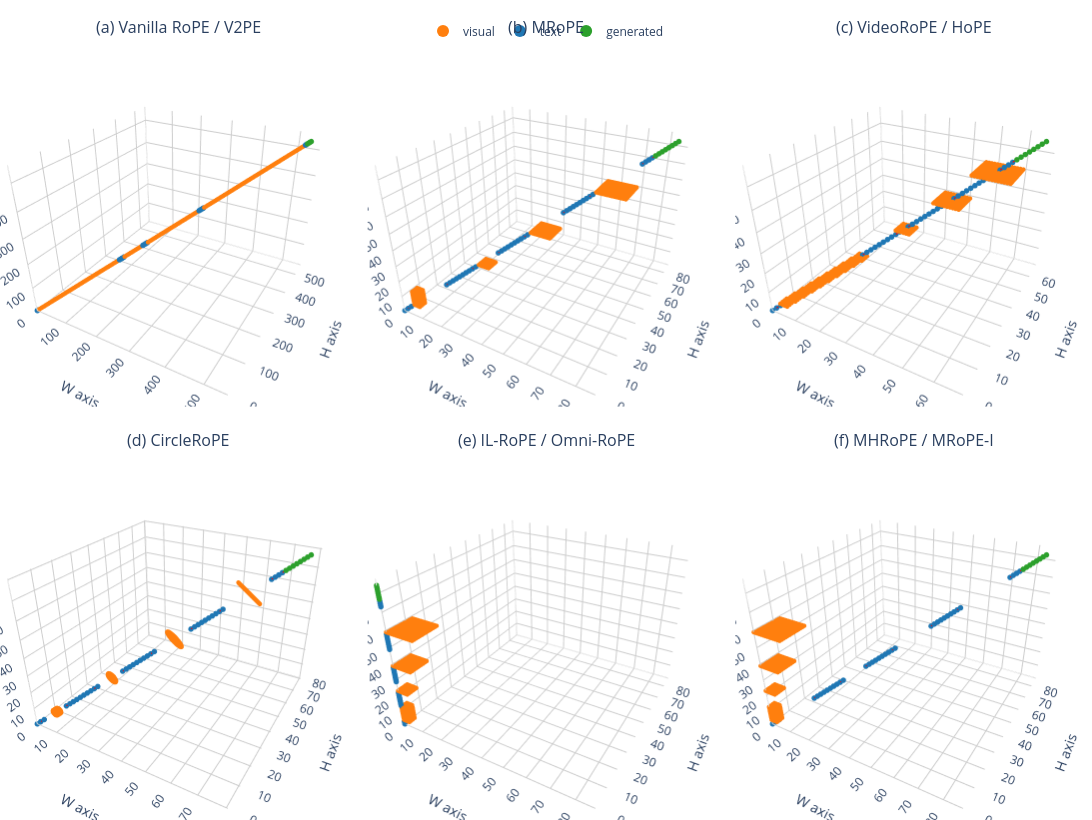

Notebook code cell kept with this figure:
### Markdown cell above
## 4. Interactive Figure 1

The matplotlib panels above are static images. This cell rebuilds them with Plotly: drag inside a panel to rotate
it, scroll to zoom, hover over a token to read its block, role and $(t, h, w)$, and click a legend entry to hide
that role in all six panels at once. Each camera starts at matplotlib's default view (elevation 30°, azimuth
−60°); Plotly cannot link the cameras of several 3D scenes, so the panels rotate independently.

The figure is also written to `figure1_position_design_interactive.html`, a standalone page that loads
plotly.js from its CDN.

### Code cell
import plotly.graph_objects as go
from plotly.subplots import make_subplots

PLOTLY_COLORS = {"text": "#1f77b4", "visual": "#ff7f0e", "generated": "#2ca02c"}
MARKER_SIZE = {"text": 3.2, "visual": 2.6, "generated": 3.2}
block_names = np.array([SEQUENCE[b][0] for b in blocks])
# matplotlib's default view (elev=30°, azim=-60°) as a Plotly camera position
CAMERA = dict(eye=dict(x=0.9, y=-1.6, z=1.05))


def panel_traces(pos, show_legend):
    t, h, w = pos
    hover = [f"{block_names[i]} · {roles[i]}<br>t={t[i]:g}, h={h[i]:g}, w={w[i]:g}" for i in range(len(roles))]
    lx, ly, lz = [], [], []
    for b in range(blocks.max()):        # red links between consecutive blocks (None breaks the line)
        i, j = np.where(blocks == b)[0][-1], np.where(blocks == b + 1)[0][0]
        lx += [w[i], w[j], None]; ly += [h[i], h[j], None]; lz += [t[i], t[j], None]
    traces = [go.Scatter3d(x=lx, y=ly, z=lz, mode="lines", line=dict(color="red", width=2),
                           hoverinfo="skip", showlegend=False)]
    for role in ("visual", "text", "generated"):
        m = roles == role
        traces.append(go.Scatter3d(
            x=w[m], y=h[m], z=t[m], mode="markers", name=role, legendgroup=role, showlegend=show_legend,
            marker=dict(size=MARKER_SIZE[role], color=PLOTLY_COLORS[role]),
            hovertext=[s for s, keep in zip(hover, m) if keep], hoverinfo="text"))
    return traces


fig_i = make_subplots(rows=2, cols=3, specs=[[{"type": "scene"}] * 3] * 2,
                      subplot_titles=[caption for caption, _ in PANELS],
                      horizontal_spacing=0.01, vertical_spacing=0.06)
for k, (caption, pos) in enumerate(PANELS):
    row, col = divmod(k, 3)
    for trace in panel_traces(pos, show_legend=(k == 0)):
        fig_i.add_trace(trace, row=row + 1, col=col + 1)
    lo, hi = min(pos.min(), 0.0), pos.max() * 1.04
    axis = lambda title: dict(title=title, range=[lo, hi], showbackground=False, gridcolor="#cccccc")
    fig_i.update_scenes(dict(xaxis=axis("W axis"), yaxis=axis("H axis"), zaxis=axis("T axis"),
                             aspectmode="manual", aspectratio=dict(x=1, y=1, z=0.75), camera=CAMERA),
                        row=row + 1, col=col + 1)
fig_i.update_layout(height=820, width=1350, margin=dict(l=0, r=0, t=40, b=0),
                    legend=dict(orientation="h", x=0.5, xanchor="center", y=1.03, itemsizing="constant"))

OUT_HTML = REPO_ROOT / "notebooks" / "figure1_position_design_interactive.html"
fig_i.write_html(OUT_HTML, include_plotlyjs="cdn")
print("saved", OUT_HTML)
fig_i.show()

### Figure 1 — Plotly figure (JSON) as saved in the notebook; plotly's stock layout.template omitted (floating-point values rounded to 4 significant figures; data arrays with more than 128 entries replaced by an {"elided": "..."} marker saying what was removed)
{"data": [{"hoverinfo": "skip", "line": {"color": "red", "width": 2}, "mode": "lines", "scene": "scene", "showlegend": false, "type": "scatter3d", "x": [1.0, 2.0, null, 163.0, 164.0, null, 171.0, 172.0, null, 209.0, 210.0, null, 217.0, 218.0, null, 319.0, 320.0, null, 327.0, 328.0, null, 525.0, 526.0, null, 528.0, 529.0, null], "y": [1.0, 2.0, null, 163.0, 164.0, null, 171.0, 172.0, null, 209.0, 210.0, null, 217.0, 218.0, null, 319.0, 320.0, null, 327.0, 328.0, null, 525.0, 526.0, null, 528.0, 529.0, null], "z": [1.0, 2.0, null, 163.0, 164.0, null, 171.0, 172.0, null, 209.0, 210.0, null, 217.0, 218.0, null, 319.0, 320.0, null, 327.0, 328.0, null, 525.0, 526.0, null, 528.0, 529.0, null]}, {"hoverinfo": "text", "hovertext": {"elided": "492 str values"}, "legendgroup": "visual", "marker": {"color": "#ff7f0e", "size": 2.6}, "mode": "markers", "name": "visual", "scene": "scene", "showlegend": true, "type": "scatter3d", "x": {"elided": "492 float values"}, "y": {"elided": "492 float values"}, "z": {"elided": "492 float values"}}, {"hoverinfo": "text", "hovertext": ["system prompt · text<br>t=0, h=0, w=0", "system prompt · text<br>t=1, h=1, w=1", "video 1 · text<br>t=2, h=2, w=2", "video 1 · text<br>t=163, h=163, w=163", "text 1 · text<br>t=164, h=164, w=164", "text 1 · text<br>t=165, h=165, w=165", "text 1 · text<br>t=166, h=166, w=166", "text 1 · text<br>t=167, h=167, w=167", "text 1 · text<br>t=168, h=168, w=168", "text 1 · text<br>t=169, h=169, w=169", "text 1 · text<br>t=170, h=170, w=170", "text 1 · text<br>t=171, h=171, w=171", "image 1 · text<br>t=172, h=172, w=172", "image 1 · text<br>t=209, h=209, w=209", "text 2 · text<br>t=210, h=210, w=210", "text 2 · text<br>t=211, h=211, w=211", "text 2 · text<br>t=212, h=212, w=212", "text 2 · text<br>t=213, h=213, w=213", "text 2 · text<br>t=214, h=214, w=214", "text 2 · text<br>t=215, h=215, w=215", "text 2 · text<br>t=216, h=216, w=216", "text 2 · text<br>t=217, h=217, w=217", "image 2 · text<br>t=218, h=218, w=218", "image 2 · text<br>t=319, h=319, w=319", "text 3 · text<br>t=320, h=320, w=320", "text 3 · text<br>t=321, h=321, w=321", "text 3 · text<br>t=322, h=322, w=322", "text 3 · text<br>t=323, h=323, w=323", "text 3 · text<br>t=324, h=324, w=324", "text 3 · text<br>t=325, h=325, w=325", "text 3 · text<br>t=326, h=326, w=326", "text 3 · text<br>t=327, h=327, w=327", "image 3 · text<br>t=328, h=328, w=328", "image 3 · text<br>t=525, h=525, w=525", "text 4 · text<br>t=526, h=526, w=526", "text 4 · text<br>t=527, h=527, w=527", "text 4 · text<br>t=528, h=528, w=528"], "legendgroup": "text", "marker": {"color": "#1f77b4", "size": 3.2}, "mode": "markers", "name": "text", "scene": "scene", "showlegend": true, "type": "scatter3d", "x": [0.0, 1.0, 2.0, 163.0, 164.0, 165.0, 166.0, 167.0, 168.0, 169.0, 170.0, 171.0, 172.0, 209.0, 210.0, 211.0, 212.0, 213.0, 214.0, 215.0, 216.0, 217.0, 218.0, 319.0, 320.0, 321.0, 322.0, 323.0, 324.0, 325.0, 326.0, 327.0, 328.0, 525.0, 526.0, 527.0, 528.0], "y": [0.0, 1.0, 2.0, 163.0, 164.0, 165.0, 166.0, 167.0, 168.0, 169.0, 170.0, 171.0, 172.0, 209.0, 210.0, 211.0, 212.0, 213.0, 214.0, 215.0, 216.0, 217.0, 218.0, 319.0, 320.0, 321.0, 322.0, 323.0, 324.0, 325.0, 326.0, 327.0, 328.0, 525.0, 526.0, 527.0, 528.0], "z": [0.0, 1.0, 2.0, 163.0, 164.0, 165.0, 166.0, 167.0, 168.0, 169.0, 170.0, 171.0, 172.0, 209.0, 210.0, 211.0, 212.0, 213.0, 214.0, 215.0, 216.0, 217.0, 218.0, 319.0, 320.0, 321.0, 322.0, 323.0, 324.0, 325.0, 326.0, 327.0, 328.0, 525.0, 526.0, 527.0, 528.0]}, {"hoverinfo": "text", "hovertext": ["generated text · generated<br>t=529, h=529, w=529", "generated text · generated<br>t=530, h=530, w=530", "generated text · generated<br>t=531, h=531, w=531", "generated text · generated<br>t=532, h=532, w=532", "generated text · generated<br>t=533, h=533, w=533", "generated text · generated<br>t=534, h=534, w=534", "generated text · generated<br>t=535, h=535, w=535", "generated text · generated<br>t=536, h=536, w=536"], "legendgroup": "generated", "marker": {"color": "#2ca02c", "size": 3.2}, "mode": "markers", "name": "generated", "scene": "scene", "showlegend": true, "type": "scatter3d", "x": [529.0, 530.0, 531.0, 532.0, 533.0, 534.0, 535.0, 536.0], "y": [529.0, 530.0, 531.0, 532.0, 533.0, 534.0, 535.0, 536.0], "z": [529.0, 530.0, 531.0, 532.0, 533.0, 534.0, 535.0, 536.0]}, {"hoverinfo": "skip", "line": {"color": "red", "width": 2}, "mode": "lines", "scene": "scene2", "showlegend": false, "type": "scatter3d", "x": [1.0, 2.0, null, 13.0, 14.0, null, 21.0, 22.0, null, 29.0, 30.0, null, 37.0, 38.0, null, 49.0, 50.0, null, 57.0, 58.0, null, 73.0, 74.0, null, 76.0, 77.0, null], "y": [1.0, 2.0, null, 13.0, 14.0, null, 21.0, 22.0, null, 29.0, 30.0, null, 37.0, 38.0, null, 49.0, 50.0, null, 57.0, 58.0, null, 73.0, 74.0, null, 76.0, 77.0, null], "z": [1.0, 2.0, null, 13.0, 14.0, null, 21.0, 22.0, null, 29.0, 30.0, null, 37.0, 38.0, null, 49.0, 50.0, null, 57.0, 58.0, null, 73.0, 74.0, null, 76.0, 77.0, null]}, {"hoverinfo": "text", "hovertext": {"elided": "492 str values"}, "legendgroup": "visual", "marker": {"color": "#ff7f0e", "size": 2.6}, "mode": "markers", "name": "visual", "scene": "scene2", "showlegend": false, "type": "scatter3d", "x": {"elided": "492 float values"}, "y": {"elided": "492 float values"}, "z": {"elided": "492 float values"}}, {"hoverinfo": "text", "hovertext": ["system prompt · text<br>t=0, h=0, w=0", "system prompt · text<br>t=1, h=1, w=1", "video 1 · text<br>t=2, h=2, w=2", "video 1 · text<br>t=13, h=13, w=13", "text 1 · text<br>t=14, h=14, w=14", "text 1 · text<br>t=15, h=15, w=15", "text 1 · text<br>t=16, h=16, w=16", "text 1 · text<br>t=17, h=17, w=17", "text 1 · text<br>t=18, h=18, w=18", "text 1 · text<br>t=19, h=19, w=19", "text 1 · text<br>t=20, h=20, w=20", "text 1 · text<br>t=21, h=21, w=21", "image 1 · text<br>t=22, h=22, w=22", "image 1 · text<br>t=29, h=29, w=29", "text 2 · text<br>t=30, h=30, w=30", "text 2 · text<br>t=31, h=31, w=31", "text 2 · text<br>t=32, h=32, w=32", "text 2 · text<br>t=33, h=33, w=33", "text 2 · text<br>t=34, h=34, w=34", "text 2 · text<br>t=35, h=35, w=35", "text 2 · text<br>t=36, h=36, w=36", "text 2 · text<br>t=37, h=37, w=37", "image 2 · text<br>t=38, h=38, w=38", "image 2 · text<br>t=49, h=49, w=49", "text 3 · text<br>t=50, h=50, w=50", "text 3 · text<br>t=51, h=51, w=51", "text 3 · text<br>t=52, h=52, w=52", "text 3 · text<br>t=53, h=53, w=53", "text 3 · text<br>t=54, h=54, w=54", "text 3 · text<br>t=55, h=55, w=55", "text 3 · text<br>t=56, h=56, w=56", "text 3 · text<br>t=57, h=57, w=57", "image 3 · text<br>t=58, h=58, w=58", "image 3 · text<br>t=73, h=73, w=73", "text 4 · text<br>t=74, h=74, w=74", "text 4 · text<br>t=75, h=75, w=75", "text 4 · text<br>t=76, h=76, w=76"], "legendgroup": "text", "marker": {"color": "#1f77b4", "size": 3.2}, "mode": "markers", "name": "text", "scene": "scene2", "showlegend": false, "type": "scatter3d", "x": [0.0, 1.0, 2.0, 13.0, 14.0, 15.0, 16.0, 17.0, 18.0, 19.0, 20.0, 21.0, 22.0, 29.0, 30.0, 31.0, 32.0, 33.0, 34.0, 35.0, 36.0, 37.0, 38.0, 49.0, 50.0, 51.0, 52.0, 53.0, 54.0, 55.0, 56.0, 57.0, 58.0, 73.0, 74.0, 75.0, 76.0], "y": [0.0, 1.0, 2.0, 13.0, 14.0, 15.0, 16.0, 17.0, 18.0, 19.0, 20.0, 21.0, 22.0, 29.0, 30.0, 31.0, 32.0, 33.0, 34.0, 35.0, 36.0, 37.0, 38.0, 49.0, 50.0, 51.0, 52.0, 53.0, 54.0, 55.0, 56.0, 57.0, 58.0, 73.0, 74.0, 75.0, 76.0], "z": [0.0, 1.0, 2.0, 13.0, 14.0, 15.0, 16.0, 17.0, 18.0, 19.0, 20.0, 21.0, 22.0, 29.0, 30.0, 31.0, 32.0, 33.0, 34.0, 35.0, 36.0, 37.0, 38.0, 49.0, 50.0, 51.0, 52.0, 53.0, 54.0, 55.0, 56.0, 57.0, 58.0, 73.0, 74.0, 75.0, 76.0]}, {"hoverinfo": "text", "hovertext": ["generated text · generated<br>t=77, h=77, w=77", "generated text · generated<br>t=78, h=78, w=78", "generated text · generated<br>t=79, h=79, w=79", "generated text · generated<br>t=80, h=80, w=80", "generated text · generated<br>t=81, h=81, w=81", "generated text · generated<br>t=82, h=82, w=82", "generated text · generated<br>t=83, h=83, w=83", "generated text · generated<br>t=84, h=84, w=84"], "legendgroup": "generated", "marker": {"color": "#2ca02c", "size": 3.2}, "mode": "markers", "name": "generated", "scene": "scene2", "showlegend": false, "type": "scatter3d", "x": [77.0, 78.0, 79.0, 80.0, 81.0, 82.0, 83.0, 84.0], "y": [77.0, 78.0, 79.0, 80.0, 81.0, 82.0, 83.0, 84.0], "z": [77.0, 78.0, 79.0, 80.0, 81.0, 82.0, 83.0, 84.0]}, {"hoverinfo": "skip", "line": {"color": "red", "width": 2}, "mode": "lines", "scene": "scene3", "showlegend": false, "type": "scatter3d", "x": [1.0, 2.0, null, 22.0, 23.0, null, 30.0, 31.0, null, 33.0, 34.0, null, 41.0, 42.0, null, 44.0, 45.0, null, 52.0, 53.0, null, 55.0, 56.0, null, 58.0, 59.0, null], "y": [1.0, 2.0, null, 22.0, 23.0, null, 30.0, 31.0, null, 33.0, 34.0, null, 41.0, 42.0, null, 44.0, 45.0, null, 52.0, 53.0, null, 55.0, 56.0, null, 58.0, 59.0, null], "z": [1.0, 2.0, null, 22.0, 23.0, null, 30.0, 31.0, null, 33.0, 34.0, null, 41.0, 42.0, null, 44.0, 45.0, null, 52.0, 53.0, null, 55.0, 56.0, null, 58.0, 59.0, null]}, {"hoverinfo": "text", "hovertext": {"elided": "492 str values"}, "legendgroup": "visual", "marker": {"color": "#ff7f0e", "size": 2.6}, "mode": "markers", "name": "visual", "scene": "scene3", "showlegend": false, "type": "scatter3d", "x": {"elided": "492 float values"}, "y": {"elided": "492 float values"}, "z": {"elided": "492 float values"}}, {"hoverinfo": "text", "hovertext": ["system prompt · text<br>t=0, h=0, w=0", "system prompt · text<br>t=1, h=1, w=1", "video 1 · text<br>t=2, h=2, w=2", "video 1 · text<br>t=22, h=22, w=22", "text 1 · text<br>t=23, h=23, w=23", "text 1 · text<br>t=24, h=24, w=24", "text 1 · text<br>t=25, h=25, w=25", "text 1 · text<br>t=26, h=26, w=26", "text 1 · text<br>t=27, h=27, w=27", "text 1 · text<br>t=28, h=28, w=28", "text 1 · text<br>t=29, h=29, w=29", "text 1 · text<br>t=30, h=30, w=30", "image 1 · text<br>t=31, h=31, w=31", "image 1 · text<br>t=33, h=33, w=33", "text 2 · text<br>t=34, h=34, w=34", "text 2 · text<br>t=35, h=35, w=35", "text 2 · text<br>t=36, h=36, w=36", "text 2 · text<br>t=37, h=37, w=37", "text 2 · text<br>t=38, h=38, w=38", "text 2 · text<br>t=39, h=39, w=39", "text 2 · text<br>t=40, h=40, w=40", "text 2 · text<br>t=41, h=41, w=41", "image 2 · text<br>t=42, h=42, w=42", "image 2 · text<br>t=44, h=44, w=44", "text 3 · text<br>t=45, h=45, w=45", "text 3 · text<br>t=46, h=46, w=46", "text 3 · text<br>t=47, h=47, w=47", "text 3 · text<br>t=48, h=48, w=48", "text 3 · text<br>t=49, h=49, w=49", "text 3 · text<br>t=50, h=50, w=50", "text 3 · text<br>t=51, h=51, w=51", "text 3 · text<br>t=52, h=52, w=52", "image 3 · text<br>t=53, h=53, w=53", "image 3 · text<br>t=55, h=55, w=55", "text 4 · text<br>t=56, h=56, w=56", "text 4 · text<br>t=57, h=57, w=57", "text 4 · text<br>t=58, h=58, w=58"], "legendgroup": "text", "marker": {"color": "#1f77b4", "size": 3.2}, "mode": "markers", "name": "text", "scene": "scene3", "showlegend": false, "type": "scatter3d", "x": [0.0, 1.0, 2.0, 22.0, 23.0, 24.0, 25.0, 26.0, 27.0, 28.0, 29.0, 30.0, 31.0, 33.0, 34.0, 35.0, 36.0, 37.0, 38.0, 39.0, 40.0, 41.0, 42.0, 44.0, 45.0, 46.0, 47.0, 48.0, 49.0, 50.0, 51.0, 52.0, 53.0, 55.0, 56.0, 57.0, 58.0], "y": [0.0, 1.0, 2.0, 22.0, 23.0, 24.0, 25.0, 26.0, 27.0, 28.0, 29.0, 30.0, 31.0, 33.0, 34.0, 35.0, 36.0, 37.0, 38.0, 39.0, 40.0, 41.0, 42.0, 44.0, 45.0, 46.0, 47.0, 48.0, 49.0, 50.0, 51.0, 52.0, 53.0, 55.0, 56.0, 57.0, 58.0], "z": [0.0, 1.0, 2.0, 22.0, 23.0, 24.0, 25.0, 26.0, 27.0, 28.0, 29.0, 30.0, 31.0, 33.0, 34.0, 35.0, 36.0, 37.0, 38.0, 39.0, 40.0, 41.0, 42.0, 44.0, 45.0, 46.0, 47.0, 48.0, 49.0, 50.0, 51.0, 52.0, 53.0, 55.0, 56.0, 57.0, 58.0]}, {"hoverinfo": "text", "hovertext": ["generated text · generated<br>t=59, h=59, w=59", "generated text · generated<br>t=60, h=60, w=60", "generated text · generated<br>t=61, h=61, w=61", "generated text · generated<br>t=62, h=62, w=62", "generated text · generated<br>t=63, h=63, w=63", "generated text · generated<br>t=64, h=64, w=64", "generated text · generated<br>t=65, h=65, w=65", "generated text · generated<br>t=66, h=66, w=66"], "legendgroup": "generated", "marker": {"color": "#2ca02c", "size": 3.2}, "mode": "markers", "name": "generated", "scene": "scene3", "showlegend": false, "type": "scatter3d", "x": [59.0, 60.0, 61.0, 62.0, 63.0, 64.0, 65.0, 66.0], "y": [59.0, 60.0, 61.0, 62.0, 63.0, 64.0, 65.0, 66.0], "z": [59.0, 60.0, 61.0, 62.0, 63.0, 64.0, 65.0, 66.0]}, {"hoverinfo": "skip", "line": {"color": "red", "width": 2}, "mode": "lines", "scene": "scene4", "showlegend": false, "type": "scatter3d", "x": [1.0, 2.0, null, 8.349, 9.349, null, 16.35, 17.35, null, 24.43, 25.43, null, 32.43, 33.43, null, 43.78, 44.78, null, 51.78, 52.78, null, 66.39, 67.39, null, 69.39, 70.39, null], "y": [1.0, 2.0, null, 8.349, 9.349, null, 16.35, 17.35, null, 24.43, 25.43, null, 32.43, 33.43, null, 43.78, 44.78, null, 51.78, 52.78, null, 66.39, 67.39, null, 69.39, 70.39, null], "z": [1.0, 2.0, null, 8.349, 9.349, null, 16.35, 17.35, null, 24.43, 25.43, null, 32.43, 33.43, null, 43.78, 44.78, null, 51.78, 52.78, null, 66.39, 67.39, null, 69.39, 70.39, null]}, {"hoverinfo": "text", "hovertext": {"elided": "492 str values"}, "legendgroup": "visual", "marker": {"color": "#ff7f0e", "size": 2.6}, "mode": "markers", "name": "visual", "scene": "scene4", "showlegend": false, "type": "scatter3d", "x": {"elided": "492 float values"}, "y": {"elided": "492 float values"}, "z": {"elided": "492 float values"}}, {"hoverinfo": "text", "hovertext": ["system prompt · text<br>t=0, h=0, w=0", "system prompt · text<br>t=1, h=1, w=1", "video 1 · text<br>t=2, h=2, w=2", "video 1 · text<br>t=8.34949, h=8.34949, w=8.34949", "text 1 · text<br>t=9.34949, h=9.34949, w=9.34949", "text 1 · text<br>t=10.3495, h=10.3495, w=10.3495", "text 1 · text<br>t=11.3495, h=11.3495, w=11.3495", "text 1 · text<br>t=12.3495, h=12.3495, w=12.3495", "text 1 · text<br>t=13.3495, h=13.3495, w=13.3495", "text 1 · text<br>t=14.3495, h=14.3495, w=14.3495", "text 1 · text<br>t=15.3495, h=15.3495, w=15.3495", "text 1 · text<br>t=16.3495, h=16.3495, w=16.3495", "image 1 · text<br>t=17.3495, h=17.3495, w=17.3495", "image 1 · text<br>t=24.432, h=24.432, w=24.432", "text 2 · text<br>t=25.432, h=25.432, w=25.432", "text 2 · text<br>t=26.432, h=26.432, w=26.432", "text 2 · text<br>t=27.432, h=27.432, w=27.432", "text 2 · text<br>t=28.432, h=28.432, w=28.432", "text 2 · text<br>t=29.432, h=29.432, w=29.432", "text 2 · text<br>t=30.432, h=30.432, w=30.432", "text 2 · text<br>t=31.432, h=31.432, w=31.432", "text 2 · text<br>t=32.432, h=32.432, w=32.432", "image 2 · text<br>t=33.432, h=33.432, w=33.432", "image 2 · text<br>t=43.7804, h=43.7804, w=43.7804", "text 3 · text<br>t=44.7804, h=44.7804, w=44.7804", "text 3 · text<br>t=45.7804, h=45.7804, w=45.7804", "text 3 · text<br>t=46.7804, h=46.7804, w=46.7804", "text 3 · text<br>t=47.7804, h=47.7804, w=47.7804", "text 3 · text<br>t=48.7804, h=48.7804, w=48.7804", "text 3 · text<br>t=49.7804, h=49.7804, w=49.7804", "text 3 · text<br>t=50.7804, h=50.7804, w=50.7804", "text 3 · text<br>t=51.7804, h=51.7804, w=51.7804", "image 3 · text<br>t=52.7804, h=52.7804, w=52.7804", "image 3 · text<br>t=66.3949, h=66.3949, w=66.3949", "text 4 · text<br>t=67.3949, h=67.3949, w=67.3949", "text 4 · text<br>t=68.3949, h=68.3949, w=68.3949", "text 4 · text<br>t=69.3949, h=69.3949, w=69.3949"], "legendgroup": "text", "marker": {"color": "#1f77b4", "size": 3.2}, "mode": "markers", "name": "text", "scene": "scene4", "showlegend": false, "type": "scatter3d", "x": [0.0, 1.0, 2.0, 8.349, 9.349, 10.35, 11.35, 12.35, 13.35, 14.35, 15.35, 16.35, 17.35, 24.43, 25.43, 26.43, 27.43, 28.43, 29.43, 30.43, 31.43, 32.43, 33.43, 43.78, 44.78, 45.78, 46.78, 47.78, 48.78, 49.78, 50.78, 51.78, 52.78, 66.39, 67.39, 68.39, 69.39], "y": [0.0, 1.0, 2.0, 8.349, 9.349, 10.35, 11.35, 12.35, 13.35, 14.35, 15.35, 16.35, 17.35, 24.43, 25.43, 26.43, 27.43, 28.43, 29.43, 30.43, 31.43, 32.43, 33.43, 43.78, 44.78, 45.78, 46.78, 47.78, 48.78, 49.78, 50.78, 51.78, 52.78, 66.39, 67.39, 68.39, 69.39], "z": [0.0, 1.0, 2.0, 8.349, 9.349, 10.35, 11.35, 12.35, 13.35, 14.35, 15.35, 16.35, 17.35, 24.43, 25.43, 26.43, 27.43, 28.43, 29.43, 30.43, 31.43, 32.43, 33.43, 43.78, 44.78, 45.78, 46.78, 47.78, 48.78, 49.78, 50.78, 51.78, 52.78, 66.39, 67.39, 68.39, 69.39]}, {"hoverinfo": "text", "hovertext": ["generated text · generated<br>t=70.3949, h=70.3949, w=70.3949", "generated text · generated<br>t=71.3949, h=71.3949, w=71.3949", "generated text · generated<br>t=72.3949, h=72.3949, w=72.3949", "generated text · generated<br>t=73.3949, h=73.3949, w=73.3949", "generated text · generated<br>t=74.3949, h=74.3949, w=74.3949", "generated text · generated<br>t=75.3949, h=75.3949, w=75.3949", "generated text · generated<br>t=76.3949, h=76.3949, w=76.3949", "generated text · generated<br>t=77.3949, h=77.3949, w=77.3949"], "legendgroup": "generated", "marker": {"color": "#2ca02c", "size": 3.2}, "mode": "markers", "name": "generated", "scene": "scene4", "showlegend": false, "type": "scatter3d", "x": [70.39, 71.39, 72.39, 73.39, 74.39, 75.39, 76.39, 77.39], "y": [70.39, 71.39, 72.39, 73.39, 74.39, 75.39, 76.39, 77.39], "z": [70.39, 71.39, 72.39, 73.39, 74.39, 75.39, 76.39, 77.39]}, {"hoverinfo": "skip", "line": {"color": "red", "width": 2}, "mode": "lines", "scene": "scene5", "showlegend": false, "type": "scatter3d", "x": [0.0, 0.0, null, 0.0, 0.0, null, 0.0, 0.0, null, 0.0, 0.0, null, 0.0, 0.0, null, 0.0, 0.0, null, 0.0, 0.0, null, 0.0, 0.0, null, 0.0, 0.0, null], "y": [0.0, 0.0, null, 0.0, 0.0, null, 0.0, 0.0, null, 0.0, 0.0, null, 0.0, 0.0, null, 0.0, 0.0, null, 0.0, 0.0, null, 0.0, 0.0, null, 0.0, 0.0, null], "z": [1.0, 2.0, null, 13.0, 14.0, null, 21.0, 22.0, null, 29.0, 30.0, null, 37.0, 38.0, null, 49.0, 50.0, null, 57.0, 58.0, null, 73.0, 74.0, null, 76.0, 77.0, null]}, {"hoverinfo": "text", "hovertext": {"elided": "492 str values"}, "legendgroup": "visual", "marker": {"color": "#ff7f0e", "size": 2.6}, "mode": "markers", "name": "visual", "scene": "scene5", "showlegend": false, "type": "scatter3d", "x": {"elided": "492 float values"}, "y": {"elided": "492 float values"}, "z": {"elided": "492 float values"}}, {"hoverinfo": "text", "hovertext": ["system prompt · text<br>t=0, h=0, w=0", "system prompt · text<br>t=1, h=0, w=0", "video 1 · text<br>t=2, h=0, w=0", "video 1 · text<br>t=13, h=0, w=0", "text 1 · text<br>t=14, h=0, w=0", "text 1 · text<br>t=15, h=0, w=0", "text 1 · text<br>t=16, h=0, w=0", "text 1 · text<br>t=17, h=0, w=0", "text 1 · text<br>t=18, h=0, w=0", "text 1 · text<br>t=19, h=0, w=0", "text 1 · text<br>t=20, h=0, w=0", "text 1 · text<br>t=21, h=0, w=0", "image 1 · text<br>t=22, h=0, w=0", "image 1 · text<br>t=29, h=0, w=0", "text 2 · text<br>t=30, h=0, w=0", "text 2 · text<br>t=31, h=0, w=0", "text 2 · text<br>t=32, h=0, w=0", "text 2 · text<br>t=33, h=0, w=0", "text 2 · text<br>t=34, h=0, w=0", "text 2 · text<br>t=35, h=0, w=0", "text 2 · text<br>t=36, h=0, w=0", "text 2 · text<br>t=37, h=0, w=0", "image 2 · text<br>t=38, h=0, w=0", "image 2 · text<br>t=49, h=0, w=0", "text 3 · text<br>t=50, h=0, w=0", "text 3 · text<br>t=51, h=0, w=0", "text 3 · text<br>t=52, h=0, w=0", "text 3 · text<br>t=53, h=0, w=0", "text 3 · text<br>t=54, h=0, w=0", "text 3 · text<br>t=55, h=0, w=0", "text 3 · text<br>t=56, h=0, w=0", "text 3 · text<br>t=57, h=0, w=0", "image 3 · text<br>t=58, h=0, w=0", "image 3 · text<br>t=73, h=0, w=0", "text 4 · text<br>t=74, h=0, w=0", "text 4 · text<br>t=75, h=0, w=0", "text 4 · text<br>t=76, h=0, w=0"], "legendgroup": "text", "marker": {"color": "#1f77b4", "size": 3.2}, "mode": "markers", "name": "text", "scene": "scene5", "showlegend": false, "type": "scatter3d", "x": [0.0, 0.0, 0.0, 0.0, 0.0, 0.0, 0.0, 0.0, 0.0, 0.0, 0.0, 0.0, 0.0, 0.0, 0.0, 0.0, 0.0, 0.0, 0.0, 0.0, 0.0, 0.0, 0.0, 0.0, 0.0, 0.0, 0.0, 0.0, 0.0, 0.0, 0.0, 0.0, 0.0, 0.0, 0.0, 0.0, 0.0], "y": [0.0, 0.0, 0.0, 0.0, 0.0, 0.0, 0.0, 0.0, 0.0, 0.0, 0.0, 0.0, 0.0, 0.0, 0.0, 0.0, 0.0, 0.0, 0.0, 0.0, 0.0, 0.0, 0.0, 0.0, 0.0, 0.0, 0.0, 0.0, 0.0, 0.0, 0.0, 0.0, 0.0, 0.0, 0.0, 0.0, 0.0], "z": [0.0, 1.0, 2.0, 13.0, 14.0, 15.0, 16.0, 17.0, 18.0, 19.0, 20.0, 21.0, 22.0, 29.0, 30.0, 31.0, 32.0, 33.0, 34.0, 35.0, 36.0, 37.0, 38.0, 49.0, 50.0, 51.0, 52.0, 53.0, 54.0, 55.0, 56.0, 57.0, 58.0, 73.0, 74.0, 75.0, 76.0]}, {"hoverinfo": "text", "hovertext": ["generated text · generated<br>t=77, h=0, w=0", "generated text · generated<br>t=78, h=0, w=0", "generated text · generated<br>t=79, h=0, w=0", "generated text · generated<br>t=80, h=0, w=0", "generated text · generated<br>t=81, h=0, w=0", "generated text · generated<br>t=82, h=0, w=0", "generated text · generated<br>t=83, h=0, w=0", "generated text · generated<br>t=84, h=0, w=0"], "legendgroup": "generated", "marker": {"color": "#2ca02c", "size": 3.2}, "mode": "markers", "name": "generated", "scene": "scene5", "showlegend": false, "type": "scatter3d", "x": [0.0, 0.0, 0.0, 0.0, 0.0, 0.0, 0.0, 0.0], "y": [0.0, 0.0, 0.0, 0.0, 0.0, 0.0, 0.0, 0.0], "z": [77.0, 78.0, 79.0, 80.0, 81.0, 82.0, 83.0, 84.0]}, {"hoverinfo": "skip", "line": {"color": "red", "width": 2}, "mode": "lines", "scene": "scene6", "showlegend": false, "type": "scatter3d", "x": [1.0, 2.0, null, 13.0, 14.0, null, 21.0, 22.0, null, 29.0, 30.0, null, 37.0, 38.0, null, 49.0, 50.0, null, 57.0, 58.0, null, 73.0, 74.0, null, 76.0, 77.0, null], "y": [1.0, 2.0, null, 13.0, 14.0, null, 21.0, 22.0, null, 29.0, 30.0, null, 37.0, 38.0, null, 49.0, 50.0, null, 57.0, 58.0, null, 73.0, 74.0, null, 76.0, 77.0, null], "z": [1.0, 2.0, null, 13.0, 14.0, null, 21.0, 22.0, null, 29.0, 30.0, null, 37.0, 38.0, null, 49.0, 50.0, null, 57.0, 58.0, null, 73.0, 74.0, null, 76.0, 77.0, null]}, {"hoverinfo": "text", "hovertext": {"elided": "492 str values"}, "legendgroup": "visual", "marker": {"color": "#ff7f0e", "size": 2.6}, "mode": "markers", "name": "visual", "scene": "scene6", "showlegend": false, "type": "scatter3d", "x": {"elided": "492 float values"}, "y": {"elided": "492 float values"}, "z": {"elided": "492 float values"}}, {"hoverinfo": "text", "hovertext": ["system prompt · text<br>t=0, h=0, w=0", "system prompt · text<br>t=1, h=1, w=1", "video 1 · text<br>t=2, h=2, w=2", "video 1 · text<br>t=13, h=13, w=13", "text 1 · text<br>t=14, h=14, w=14", "text 1 · text<br>t=15, h=15, w=15", "text 1 · text<br>t=16, h=16, w=16", "text 1 · text<br>t=17, h=17, w=17", "text 1 · text<br>t=18, h=18, w=18", "text 1 · text<br>t=19, h=19, w=19", "text 1 · text<br>t=20, h=20, w=20", "text 1 · text<br>t=21, h=21, w=21", "image 1 · text<br>t=22, h=22, w=22", "image 1 · text<br>t=29, h=29, w=29", "text 2 · text<br>t=30, h=30, w=30", "text 2 · text<br>t=31, h=31, w=31", "text 2 · text<br>t=32, h=32, w=32", "text 2 · text<br>t=33, h=33, w=33", "text 2 · text<br>t=34, h=34, w=34", "text 2 · text<br>t=35, h=35, w=35", "text 2 · text<br>t=36, h=36, w=36", "text 2 · text<br>t=37, h=37, w=37", "image 2 · text<br>t=38, h=38, w=38", "image 2 · text<br>t=49, h=49, w=49", "text 3 · text<br>t=50, h=50, w=50", "text 3 · text<br>t=51, h=51, w=51", "text 3 · text<br>t=52, h=52, w=52", "text 3 · text<br>t=53, h=53, w=53", "text 3 · text<br>t=54, h=54, w=54", "text 3 · text<br>t=55, h=55, w=55", "text 3 · text<br>t=56, h=56, w=56", "text 3 · text<br>t=57, h=57, w=57", "image 3 · text<br>t=58, h=58, w=58", "image 3 · text<br>t=73, h=73, w=73", "text 4 · text<br>t=74, h=74, w=74", "text 4 · text<br>t=75, h=75, w=75", "text 4 · text<br>t=76, h=76, w=76"], "legendgroup": "text", "marker": {"color": "#1f77b4", "size": 3.2}, "mode": "markers", "name": "text", "scene": "scene6", "showlegend": false, "type": "scatter3d", "x": [0.0, 1.0, 2.0, 13.0, 14.0, 15.0, 16.0, 17.0, 18.0, 19.0, 20.0, 21.0, 22.0, 29.0, 30.0, 31.0, 32.0, 33.0, 34.0, 35.0, 36.0, 37.0, 38.0, 49.0, 50.0, 51.0, 52.0, 53.0, 54.0, 55.0, 56.0, 57.0, 58.0, 73.0, 74.0, 75.0, 76.0], "y": [0.0, 1.0, 2.0, 13.0, 14.0, 15.0, 16.0, 17.0, 18.0, 19.0, 20.0, 21.0, 22.0, 29.0, 30.0, 31.0, 32.0, 33.0, 34.0, 35.0, 36.0, 37.0, 38.0, 49.0, 50.0, 51.0, 52.0, 53.0, 54.0, 55.0, 56.0, 57.0, 58.0, 73.0, 74.0, 75.0, 76.0], "z": [0.0, 1.0, 2.0, 13.0, 14.0, 15.0, 16.0, 17.0, 18.0, 19.0, 20.0, 21.0, 22.0, 29.0, 30.0, 31.0, 32.0, 33.0, 34.0, 35.0, 36.0, 37.0, 38.0, 49.0, 50.0, 51.0, 52.0, 53.0, 54.0, 55.0, 56.0, 57.0, 58.0, 73.0, 74.0, 75.0, 76.0]}, {"hoverinfo": "text", "hovertext": ["generated text · generated<br>t=77, h=77, w=77", "generated text · generated<br>t=78, h=78, w=78", "generated text · generated<br>t=79, h=79, w=79", "generated text · generated<br>t=80, h=80, w=80", "generated text · generated<br>t=81, h=81, w=81", "generated text · generated<br>t=82, h=82, w=82", "generated text · generated<br>t=83, h=83, w=83", "generated text · generated<br>t=84, h=84, w=84"], "legendgroup": "generated", "marker": {"color": "#2ca02c", "size": 3.2}, "mode": "markers", "name": "generated", "scene": "scene6", "showlegend": false, "type": "scatter3d", "x": [77.0, 78.0, 79.0, 80.0, 81.0, 82.0, 83.0, 84.0], "y": [77.0, 78.0, 79.0, 80.0, 81.0, 82.0, 83.0, 84.0], "z": [77.0, 78.0, 79.0, 80.0, 81.0, 82.0, 83.0, 84.0]}], "layout": {"annotations": [{"font": {"size": 16}, "showarrow": false, "text": "(a) Vanilla RoPE / V2PE", "x": 0.1633, "xanchor": "center", "xref": "paper", "y": 1.0, "yanchor": "bottom", "yref": "paper"}, {"font": {"size": 16}, "showarrow": false, "text": "(b) MRoPE", "x": 0.5, "xanchor": "center", "xref": "paper", "y": 1.0, "yanchor": "bottom", "yref": "paper"}, {"font": {"size": 16}, "showarrow": false, "text": "(c) VideoRoPE / HoPE", "x": 0.8367, "xanchor": "center", "xref": "paper", "y": 1.0, "yanchor": "bottom", "yref": "paper"}, {"font": {"size": 16}, "showarrow": false, "text": "(d) CircleRoPE", "x": 0.1633, "xanchor": "center", "xref": "paper", "y": 0.47, "yanchor": "bottom", "yref": "paper"}, {"font": {"size": 16}, "showarrow": false, "text": "(e) IL-RoPE / Omni-RoPE", "x": 0.5, "xanchor": "center", "xref": "paper", "y": 0.47, "yanchor": "bottom", "yref": "paper"}, {"font": {"size": 16}, "showarrow": false, "text": "(f) MHRoPE / MRoPE-I", "x": 0.8367, "xanchor": "center", "xref": "paper", "y": 0.47, "yanchor": "bottom", "yref": "paper"}], "height": 820, "legend": {"itemsizing": "constant", "orientation": "h", "x": 0.5, "xanchor": "center", "y": 1.03}, "margin": {"b": 0, "l": 0, "r": 0, "t": 40}, "scene": {"aspectmode": "manual", "aspectratio": {"x": 1, "y": 1, "z": 0.75}, "camera": {"eye": {"x": 0.9, "y": -1.6, "z": 1.05}}, "domain": {"x": [0.0, 0.3267], "y": [0.53, 1.0]}, "xaxis": {"gridcolor": "#cccccc", "range": [0.0, 557.4], "showbackground": false, "title": {"text": "W axis"}}, "yaxis": {"gridcolor": "#cccccc", "range": [0.0, 557.4], "showbackground": false, "title": {"text": "H axis"}}, "zaxis": {"gridcolor": "#cccccc", "range": [0.0, 557.4], "showbackground": false, "title": {"text": "T axis"}}}, "scene2": {"aspectmode": "manual", "aspectratio": {"x": 1, "y": 1, "z": 0.75}, "camera": {"eye": {"x": 0.9, "y": -1.6, "z": 1.05}}, "domain": {"x": [0.3367, 0.6633], "y": [0.53, 1.0]}, "xaxis": {"gridcolor": "#cccccc", "range": [0.0, 87.36], "showbackground": false, "title": {"text": "W axis"}}, "yaxis": {"gridcolor": "#cccccc", "range": [0.0, 87.36], "showbackground": false, "title": {"text": "H axis"}}, "zaxis": {"gridcolor": "#cccccc", "range": [0.0, 87.36], "showbackground": false, "title": {"text": "T axis"}}}, "scene3": {"aspectmode": "manual", "aspectratio": {"x": 1, "y": 1, "z": 0.75}, "camera": {"eye": {"x": 0.9, "y": -1.6, "z": 1.05}}, "domain": {"x": [0.6733, 1.0], "y": [0.53, 1.0]}, "xaxis": {"gridcolor": "#cccccc", "range": [0.0, 68.64], "showbackground": false, "title": {"text": "W axis"}}, "yaxis": {"gridcolor": "#cccccc", "range": [0.0, 68.64], "showbackground": false, "title": {"text": "H axis"}}, "zaxis": {"gridcolor": "#cccccc", "range": [0.0, 68.64], "showbackground": false, "title": {"text": "T axis"}}}, "scene4": {"aspectmode": "manual", "aspectratio": {"x": 1, "y": 1, "z": 0.75}, "camera": {"eye": {"x": 0.9, "y": -1.6, "z": 1.05}}, "domain": {"x": [0.0, 0.3267], "y": [0.0, 0.47]}, "xaxis": {"gridcolor": "#cccccc", "range": [0.0, 80.49], "showbackground": false, "title": {"text": "W axis"}}, "yaxis": {"gridcolor": "#cccccc", "range": [0.0, 80.49], "showbackground": false, "title": {"text": "H axis"}}, "zaxis": {"gridcolor": "#cccccc", "range": [0.0, 80.49], "showbackground": false, "title": {"text": "T axis"}}}, "scene5": {"aspectmode": "manual", "aspectratio": {"x": 1, "y": 1, "z": 0.75}, "camera": {"eye": {"x": 0.9, "y": -1.6, "z": 1.05}}, "domain": {"x": [0.3367, 0.6633], "y": [0.0, 0.47]}, "xaxis": {"gridcolor": "#cccccc", "range": [0.0, 87.36], "showbackground": false, "title": {"text": "W axis"}}, "yaxis": {"gridcolor": "#cccccc", "range": [0.0, 87.36], "showbackground": false, "title": {"text": "H axis"}}, "zaxis": {"gridcolor": "#cccccc", "range": [0.0, 87.36], "showbackground": false, "title": {"text": "T axis"}}}, "scene6": {"aspectmode": "manual", "aspectratio": {"x": 1, "y": 1, "z": 0.75}, "camera": {"eye": {"x": 0.9, "y": -1.6, "z": 1.05}}, "domain": {"x": [0.6733, 1.0], "y": [0.0, 0.47]}, "xaxis": {"gridcolor": "#cccccc", "range": [0.0, 87.36], "showbackground": false, "title": {"text": "W axis"}}, "yaxis": {"gridcolor": "#cccccc", "range": [0.0, 87.36], "showbackground": false, "title": {"text": "H axis"}}, "zaxis": {"gridcolor": "#cccccc", "range": [0.0, 87.36], "showbackground": false, "title": {"text": "T axis"}}}, "width": 1350}}
